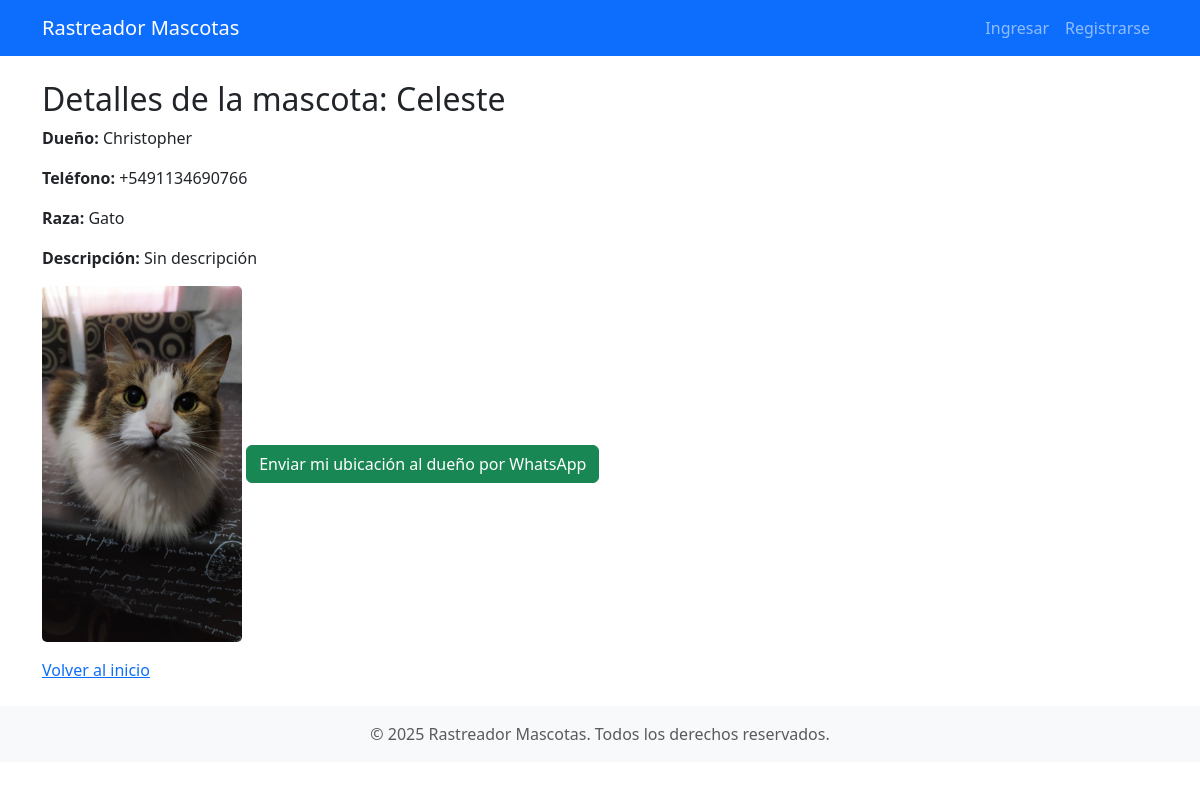
Screenshot of /mascota/JXN6LFV2 with the database file from the repository.
### tables this page shows
CREATE TABLE mascotas (
        id INTEGER PRIMARY KEY AUTOINCREMENT,
        user_id INTEGER NOT NULL,
        qr_code_id INTEGER NOT NULL,
        nombre TEXT NOT NULL,
        raza TEXT,
        descripcion TEXT,
        foto TEXT,
        FOREIGN KEY(user_id) REFERENCES users(id),
        FOREIGN KEY(qr_code_id) REFERENCES qr_codes(id)
    );

CREATE TABLE users (
        id INTEGER PRIMARY KEY AUTOINCREMENT,
        nombre TEXT NOT NULL,
        apellido TEXT NOT NULL,
        email TEXT UNIQUE NOT NULL,
        telefono TEXT UNIQUE NOT NULL,
        password_hash TEXT NOT NULL
    );

### rastreador_mascotas.py (the view)
@app.route('/mascota/<codigo>')
def pagina_mascota(codigo):
    conn = get_db()
    qr = conn.execute('SELECT * FROM qr_codes WHERE codigo=?', (codigo,)).fetchone()
    if not qr:
        conn.close()
        return 'Código QR inválido.', 404
    if qr['asignado'] != 1:
        conn.close()
        return 'Código QR no asignado.', 404
    mascota = conn.execute('''
        SELECT m.*, u.nombre AS nombre_dueño, u.telefono
        FROM mascotas m
        JOIN users u ON m.user_id = u.id
        WHERE m.qr_code_id=?
    ''', (qr['id'],)).fetchone()
    conn.close()
    if not mascota:
        return 'Mascota no encontrada.', 404
    return render_template('pagina_mascota.html', mascota=mascota)

### rastreador_mascotas.py (called while the page is built)
def get_db():
    conn = sqlite3.connect(DB)
    conn.row_factory = sqlite3.Row
    return conn

### templates/pagina_mascota.html (shortened to what this page needs)
{% extends "base.html" %}
{% block content %}
<h2>Detalles de la mascota: {{ mascota.nombre }}</h2>
<p><strong>Dueño:</strong> {{ mascota.nombre_dueño }}</p>
<p><strong>Teléfono:</strong> {{ mascota.telefono }}</p>
<p><strong>Raza:</strong> {{ mascota.raza or 'No especificada' }}</p>
<p><strong>Descripción:</strong> {{ mascota.descripcion or 'Sin descripción' }}</p>
{% if mascota.foto %}
    <img src="{{ url_for('static', filename='uploads/' + mascota.foto) }}" alt="Foto de {{ mascota.nombre }}" style="max-width:200px; border-radius:5px;" />
{% else %}
    <p>No hay foto disponible.</p>
{% endif %}
<button id="btnEnviarUbicacion" class="btn btn-success">Enviar mi ubicación al dueño por WhatsApp</button>
<p class="mt-3">
  <a href="{{ url_for('index') }}">Volver al inicio</a>
</p>
{% endblock %}

### rows the page displays
mascotas: nombre "Celeste", raza "Gato", descripcion "Sin descripción", foto (picture)
users: nombre_dueño "Christopher", telefono "+5491134690766"
